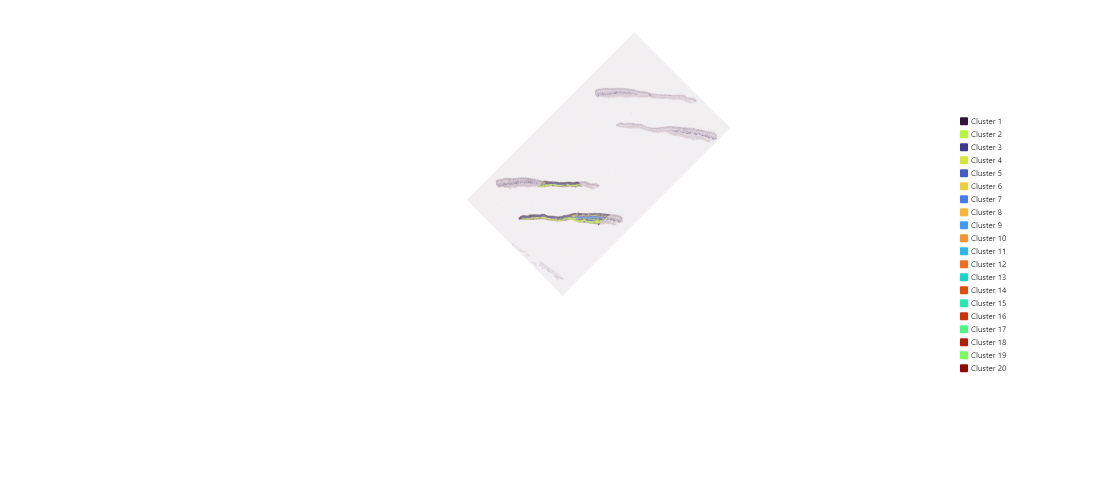
#> input picture data/HE_ST_Dataset/YWV01_UW_cloupe_008um.png, 2194 x 989 px (shown at 1/2 size); its folder holds only this picture in this run
$ python main.py
#> lines starting #> are read from the running program, lines starting #| are printed output that depends on the picture; after the words box and inside, x2 and y2 are one past the last pixel; in counts of white or black regions, pixels touching at a corner belong together
### src/tissue_image.py
from pathlib import Path
import cv2
import numpy as np
import matplotlib.pyplot as plt
from typing import Union, Tuple, List

class TissueSegment:
   def __init__(self, segment_id: int, contour: np.ndarray, bbox: Tuple[int, int, int, int]):
       self.segment_id = segment_id
       self.contour = contour
       self.bbox = bbox


   @property
   def coordinates(self):
       return self.contour.tolist()


   def __repr__(self):
       x, y, w, h = self.bbox
       return f"TissueSegment(id={self.segment_id}, bbox=({x}, {y}, {w}, {h}), points={len(self.contour)})"

class TissueImage:
   def __init__(self, image_path: Union[str, Path]):
       self.image_path = Path(image_path)
       self.name = self.image_path.stem


       self.image_bgr = cv2.imread(str(self.image_path))
       if self.image_bgr is None:
           raise ValueError(f"Could not read image: {self.image_path}")


       self.mask = None
       self.segments: List["TissueSegment"] = []


   def segment_tissue(self, min_area: int = 600):
       image = self.image_bgr


       hsv = cv2.cvtColor(image, cv2.COLOR_BGR2HSV)
       gray = cv2.cvtColor(image, cv2.COLOR_BGR2GRAY)


       h = hsv[:, :, 0]
       s = hsv[:, :, 1]
       v = hsv[:, :, 2]


       candidate_mask = (
           ((gray < 242) & (s > 8)) |
           ((gray < 230) & (s > 4)) |
           ((v < 245) & (s > 6))
       ).astype(np.uint8)


       kernel_open = np.ones((3, 3), np.uint8)
       kernel_close = np.ones((9, 9), np.uint8)


       cleaned = cv2.morphologyEx(candidate_mask, cv2.MORPH_OPEN, kernel_open)
       cleaned = cv2.morphologyEx(cleaned, cv2.MORPH_CLOSE, kernel_close)


       contours, _ = cv2.findContours(cleaned, cv2.RETR_EXTERNAL, cv2.CHAIN_APPROX_NONE)


       final_mask = np.zeros_like(cleaned)
       segments = []
       seg_id = 0


       for contour in contours:
           area = cv2.contourArea(contour)
           if area < min_area:
               print('skipped')
               continue


           x, y, w, h = cv2.boundingRect(contour)


           if w < 30 or h < 8:
               continue


           cv2.drawContours(final_mask, [contour], -1, 1, thickness=cv2.FILLED)


           contour_points = contour.squeeze(axis=1)
           segments.append(TissueSegment(seg_id, contour_points, (x, y, w, h)))
           seg_id += 1


       self.mask = final_mask
       self.segments = sorted(segments, key=lambda seg: (seg.bbox[1], seg.bbox[0]))


   def get_segment_coordinates(self):
       return [segment.coordinates for segment in self.segments]


   # [153 lines left out: functions get_patch_images, crop_from_bbox, show_patches, print_segment_info, intersection_bbox, crop_pair_to_true_correspondence and 2 more, not called in this run]

### saver.py
from pathlib import Path
import random
import cv2

def save_patch_pairs_for_octdiff(
    patch_pairs,
    dataset_root: Path,
    seed: int = 42,
):
    """
    Save patch pairs into:
        Dataset_Root/
            Train/LowRes
            Train/HiRes
            Val/LowRes
            Val/HiRes
            Test/LowRes
            Test/HiRes

    Each HE/ST patch pair is saved with the same filename stem so the model
    can learn corresponding pairs.

    Expected patch_pairs format:
        [
            {
                "he_name": str,
                "st_name": str,
                "segment_idx": int,
                "patch_row": int,
                "patch_col": int,
                "he_patch": np.ndarray,   # BGR image
                "st_patch": np.ndarray,   # BGR image
                ...
            },
            ...
        ]
    """
    dataset_root = Path(dataset_root)

    split_dirs = {
        "Train": {
            "LowRes": dataset_root / "Train" / "LowRes",
            "HiRes": dataset_root / "Train" / "HiRes",
        },
        "Val": {
            "LowRes": dataset_root / "Val" / "LowRes",
            "HiRes": dataset_root / "Val" / "HiRes",
        },
        "Test": {
            "LowRes": dataset_root / "Test" / "LowRes",
            "HiRes": dataset_root / "Test" / "HiRes",
        },
    }

    for split in split_dirs.values():
        split["LowRes"].mkdir(parents=True, exist_ok=True)
        split["HiRes"].mkdir(parents=True, exist_ok=True)

    shuffled = patch_pairs.copy()
    rng = random.Random(seed)
    rng.shuffle(shuffled)

    n = len(shuffled)
    n_train = int(n * 0.8)
    n_test = int(n * 0.1)
    n_val = n - n_train - n_test

    split_data = {
        "Train": shuffled[:n_train],
        "Test": shuffled[n_train:n_train + n_test],
        "Val": shuffled[n_train + n_test:],
    }

    print(f"Total patch pairs: {n}")
    print(f"Train: {len(split_data['Train'])}")
    print(f"Test: {len(split_data['Test'])}")
    print(f"Val: {len(split_data['Val'])}")

    for split_name, items in split_data.items():
        lowres_dir = split_dirs[split_name]["LowRes"]
        hires_dir = split_dirs[split_name]["HiRes"]

        for idx, pair in enumerate(items):
            sample_id = (
                f"{pair['st_name']}_seg{pair['segment_idx']:03d}"
                f"_r{pair['patch_row']:03d}_c{pair['patch_col']:03d}"
            )

            he_out = lowres_dir / f"{sample_id}.png"
            st_out = hires_dir / f"{sample_id}.png"

            he_patch = pair["he_patch"]
            st_patch = pair["st_patch"]

            ok1 = cv2.imwrite(str(he_out), he_patch)
            ok2 = cv2.imwrite(str(st_out), st_patch)

            if not ok1 or not ok2:
                raise IOError(f"Failed to save patch pair: {sample_id}")

    print(f"Saved OCTDiff-formatted dataset to: {dataset_root}")

### main.py
from pathlib import Path
from src.tissue_image import (
    TissueImage,
    crop_pair_to_true_correspondence,
    image_to_patch_grid,
)
from src.patchify import has_cluster
from saver import save_patch_pairs_for_octdiff
"""
To do:


- make sure patchify returns the relevant coordinates of the ST image. pair this wil HE image.
- treat each pair of patches as a single data point for training.
- apply the SR Model from OCTDiff onto the data (split into train, val, test)
- if num of patches is too small, data augmentation or smaller patch size.


/Dataset_Root
├── /Train 160/200
│ ├── /LowRes -> HE patches: []
│ └── /HiRes -> ST patches: [] << indexs of HE patches correspond to ST patches indexs
├── /Val 20/200
│ ├── /LowRes
│ └── /HiRes
└── /Test 20/200
│ ├── /LowRes
│ └── /HiRes


"""

BASE_DIR = Path(__file__).resolve().parent
DATA_DIR = BASE_DIR / "data/HE_ST_Dataset"
PATCH_SIZE = 8


def load_all_pngs(folder: Path):
    return sorted(folder.glob("*.png"))


def load_tissue_images(folder: Path, min_area: int = 600):
    if not folder.exists():
        raise FileNotFoundError(f"Dataset folder not found: {folder}")

    tissue_images = []
    for path in load_all_pngs(folder):
        tissue_img = TissueImage(path)
        tissue_img.segment_tissue(min_area=min_area)
        tissue_images.append(tissue_img)

    return tissue_images


def split_he_st_images(images):
    he_objs = []
    st_objs = []

    for img in images:
        if img.name.endswith("HE"):
            he_objs.append(img)
        else:
            st_objs.append(img)

    return he_objs, st_objs


def build_aligned_pairs(he_objs, st_objs):
    aligned_pairs = []

    for he_img_obj, st_img_obj in zip(he_objs, st_objs):
        if len(he_img_obj.segments) != len(st_img_obj.segments):
            print(
                f"Warning: {he_img_obj.name} has {len(he_img_obj.segments)} segments "
                f"but {st_img_obj.name} has {len(st_img_obj.segments)} segments"
            )

        num_pairs = min(len(he_img_obj.segments), len(st_img_obj.segments))

        for segment_idx in range(num_pairs):
            he_seg = he_img_obj.segments[segment_idx]
            st_seg = st_img_obj.segments[segment_idx]

            try:
                he_crop, st_crop, common_bbox = crop_pair_to_true_correspondence(
                    he_img_obj, st_img_obj, he_seg, st_seg
                )

                aligned_pairs.append(
                    {
                        "he_name": he_img_obj.name,
                        "st_name": st_img_obj.name,
                        "segment_idx": segment_idx,
                        "he_crop": he_crop,
                        "st_crop": st_crop,
                        "common_bbox": common_bbox,
                    }
                )

            except ValueError as e:
                print(f"Skipping {st_img_obj.name} segment {segment_idx}: {e}")

    return aligned_pairs


# [48 lines left out: function extract_patch_pairs_from_aligned_pair, not called in this run]


def build_patch_pairs(aligned_pairs, patch_size: int = 8, save_outputs: bool = True):
    all_patch_pairs = []

    for pair in aligned_pairs:
        patch_pairs = extract_patch_pairs_from_aligned_pair(
            pair,
            patch_size=patch_size,
            save_outputs=save_outputs,
        )
        all_patch_pairs.extend(patch_pairs)

    return all_patch_pairs


def main():
    images = load_tissue_images(DATA_DIR)
#> in __init__, self.image_bgr is the input picture: shape (989, 2194, 3); mean B, G, R 253.2, 253.2, 253.4
#> in segment_tissue, `h = hsv[:, :, 0]`:
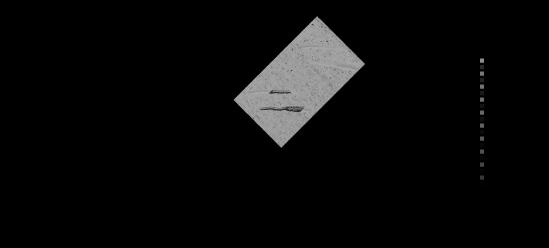
#> h: shape (989, 2194) (shown at 1/4 size); min 0, max 179, mean 9.2
#> in segment_tissue, `s = hsv[:, :, 1]`:
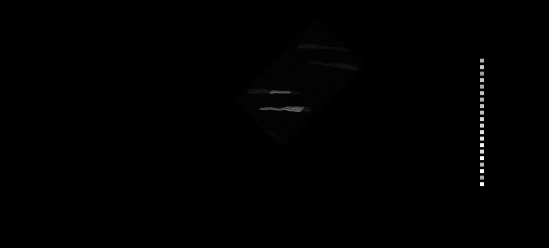
#> s: shape (989, 2194) (shown at 1/4 size); min 0, max 254, mean 0.8
#> in segment_tissue, `candidate_mask = ( ((gray < 242) & (s > 8)) | ((gray < 230) & (s > 4))..`:
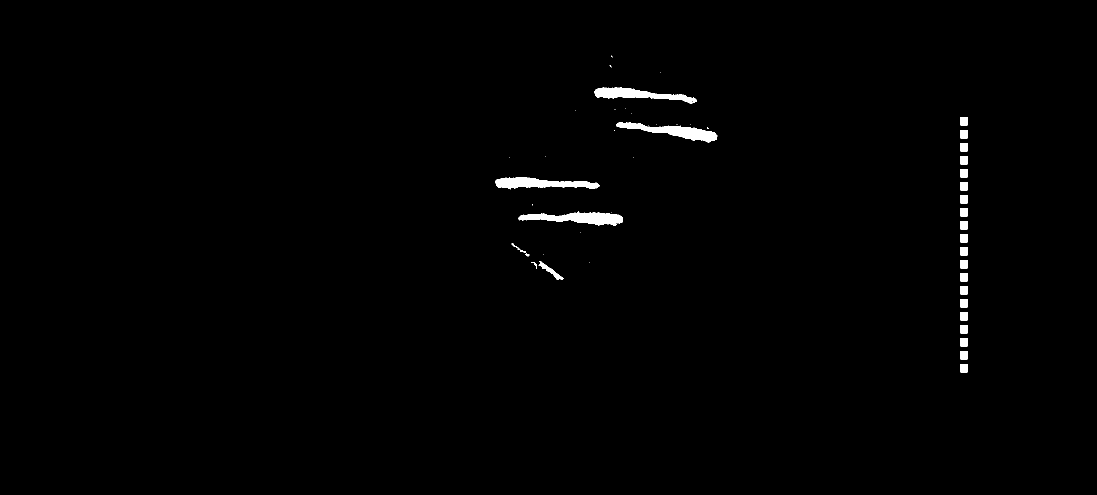
#> candidate_mask: shape (989, 2194) (shown at 1/2 size); values 0 (black) and 1 (white), 0.84% white; 51 white regions (24 under 20 px), largest, box (x1, y1, x2, y2) and area: (1036, 423, 1246, 452) 3259, (1232, 244, 1435, 285) 3076, (991, 354, 1200, 379) 2985
#> in segment_tissue, `contours, _ = cv2.findContours(cleaned, cv2.RETR_EXTERNAL, cv2.CHAIN_A..`: contours = 28 contours, 3 with area under 20; largest, box (x1, y1, x2, y2) and area: (1037, 424, 1245, 451) 3046, (1232, 244, 1434, 285) 2870, (991, 355, 1199, 378) 2792, (1189, 175, 1394, 207) 2638, (1069, 523, 1126, 560) 385
#> the loop in segment_tissue, `for contour in contours:` made 28 passes
#> area on passes 1 to 8: 238, 238, 238, 238, 238, 238, 238, 238
#> (printed output is left out)
#> after the loop in segment_tissue, `for contour in contours:`:
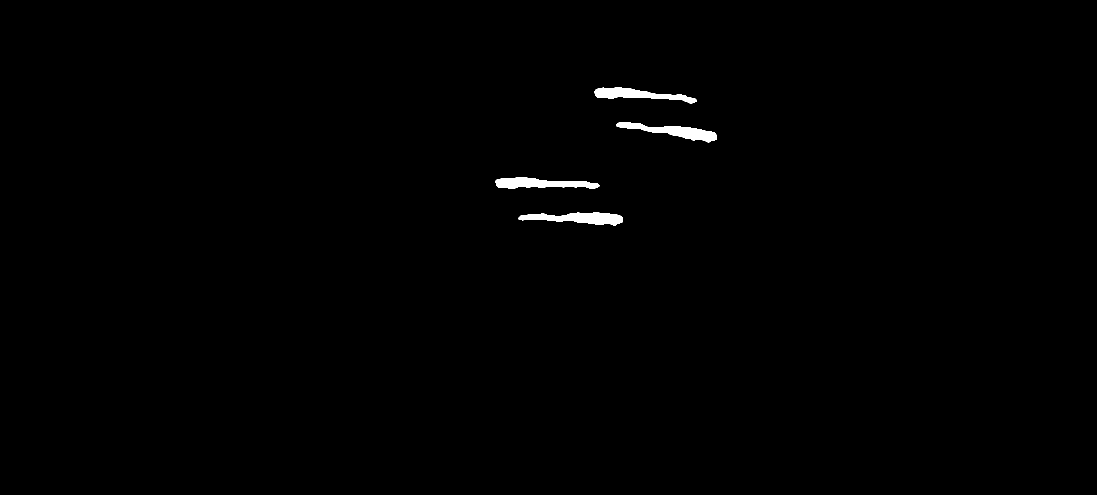
#> final_mask: shape (989, 2194) (shown at 1/2 size); values 0 (black) and 1 (white), 0.56% white; 4 white regions, box (x1, y1, x2, y2) and area: (1037, 424, 1245, 451) 3262, (1232, 244, 1434, 285) 3079, (991, 355, 1199, 378) 3005, (1189, 175, 1394, 207) 2850
#> after the loop in segment_tissue, `for contour in contours:`: seg_id = 4; segments = 4 items
    he_objs, st_objs = split_he_st_images(images)
    aligned_pairs = build_aligned_pairs(he_objs, st_objs)
#> after the loop in build_aligned_pairs, `for he_img_obj, st_img_obj in zip(he_objs, st_objs):`: aligned_pairs = []
#> aligned_pairs = []
    patch_pairs = build_patch_pairs(
        aligned_pairs,
        patch_size=PATCH_SIZE,
        save_outputs=True,
    )
#> patch_pairs = []

    print(f"Aligned segment pairs: {len(aligned_pairs)}")
#| Aligned segment pairs: 0
    print(f"Kept patch pairs: {len(patch_pairs)}")
#| Kept patch pairs: 0

    dataset_root = BASE_DIR / "Dataset_Root"
    save_patch_pairs_for_octdiff(patch_pairs, dataset_root=dataset_root, seed=42)
#> in save_patch_pairs_for_octdiff, `n = len(shuffled)`: n = 0
#> in save_patch_pairs_for_octdiff, `split_data = { "Train": shuffled[:n_train], "Test": shuffled[n_train:n..`: split_data = {'Train': [], 'Test': [], 'Val': []}
#| Total patch pairs: 0
#| Train: 0
#| Test: 0
#| Val: 0
#> the loop in save_patch_pairs_for_octdiff, `for split_name, items in split_data.items():` made 3 passes

    return patch_pairs


if __name__ == "__main__":
    patch_pairs = main()
#> patch_pairs = []

$ run again, on data/HE_ST_Dataset/YWV03_D7PW_cloupe_008um.png
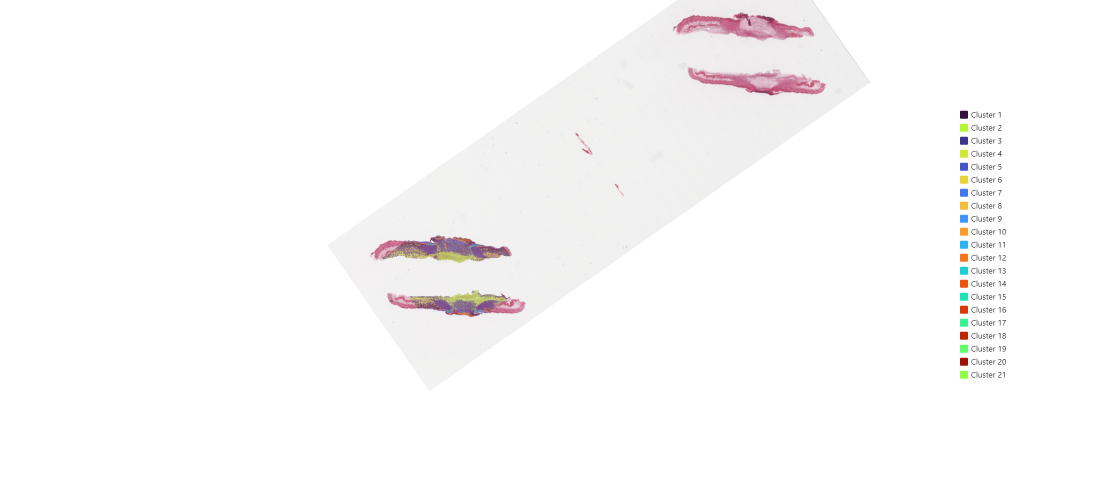
#> input picture data/HE_ST_Dataset/YWV03_D7PW_cloupe_008um.png, 2194 x 989 px (shown at 1/2 size)
#> in __init__, self.image_bgr is the input picture: shape (989, 2194, 3); mean B, G, R 250.1, 250, 250.9
#> hsv: shape (989, 2194, 3); mean H, S, V 6.9, 2.1, 251.2
#> in segment_tissue, `candidate_mask = ( ((gray < 242) & (s > 8)) | ((gray < 230) & (s > 4))..`:
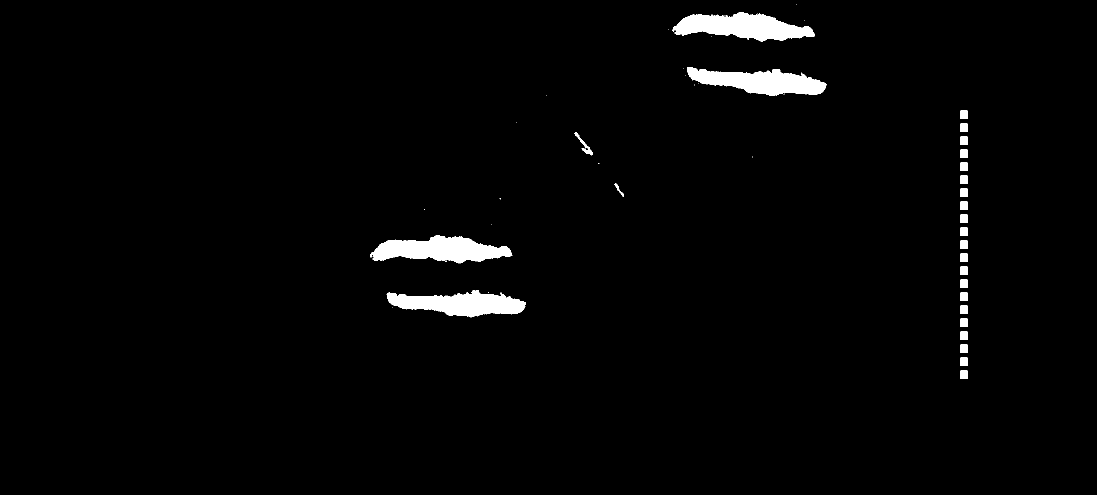
#> candidate_mask: shape (989, 2194) (shown at 1/2 size); values 0 (black) and 1 (white), 2% white; 49 white regions (22 under 20 px), largest, box (x1, y1, x2, y2) and area: (1345, 24, 1629, 83) 10067, (740, 470, 1025, 527) 9774, (1374, 134, 1653, 192) 9255
#> contours = 28 contours, 1 with area under 20; largest, box (x1, y1, x2, y2) and area: (1345, 24, 1629, 83) 9807, (741, 471, 1024, 526) 9552, (1375, 134, 1653, 192) 9002, (774, 581, 1052, 634) 8884, (1150, 265, 1186, 310) 346
#> the loop in segment_tissue, `for contour in contours:` made 28 passes
#> area on passes 1, 2, 3, 4, 5, 6, 7, 9: 238, 238, 238, 238, 238, 238, 238, 238
#> (printed output is left out)
#> after the loop in segment_tissue, `for contour in contours:`:
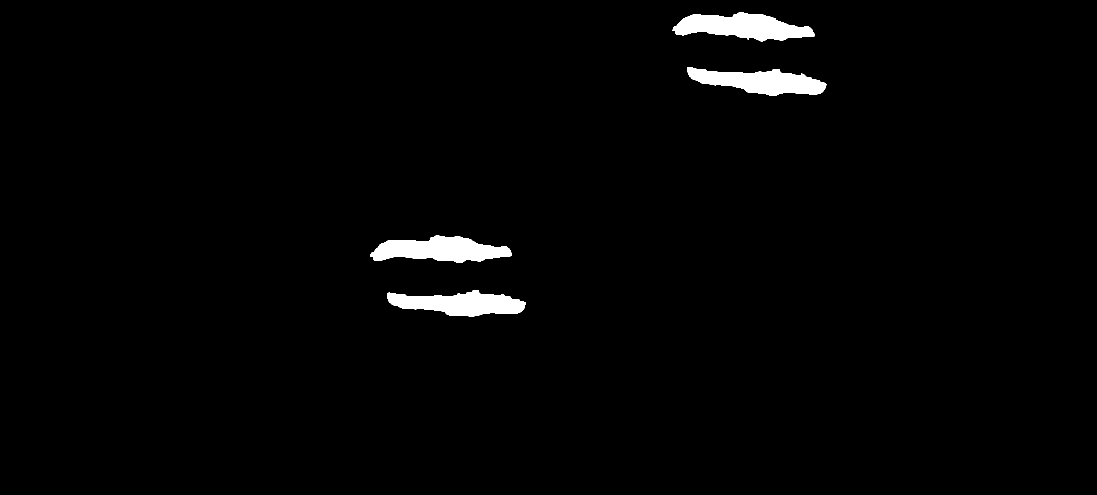
#> final_mask: shape (989, 2194) (shown at 1/2 size); values 0 (black) and 1 (white), 1.8% white; 4 white regions, box (x1, y1, x2, y2) and area: (1345, 24, 1629, 83) 10109, (741, 471, 1024, 526) 9851, (1375, 134, 1653, 192) 9301, (774, 581, 1052, 634) 9182
#> after the loop in segment_tissue, `for contour in contours:`: seg_id = 4; segments = 4 items
#> after the loop in build_aligned_pairs, `for he_img_obj, st_img_obj in zip(he_objs, st_objs):`: aligned_pairs = []
#| Aligned segment pairs: 0
#| Kept patch pairs: 0
#> n = 0
#> split_data = {'Train': [], 'Test': [], 'Val': []}
#| Total patch pairs: 0
#| Train: 0
#| Test: 0
#| Val: 0
#> the loop in save_patch_pairs_for_octdiff, `for split_name, items in split_data.items():` made 3 passes
#> `patch_pairs = main()`: patch_pairs = []
